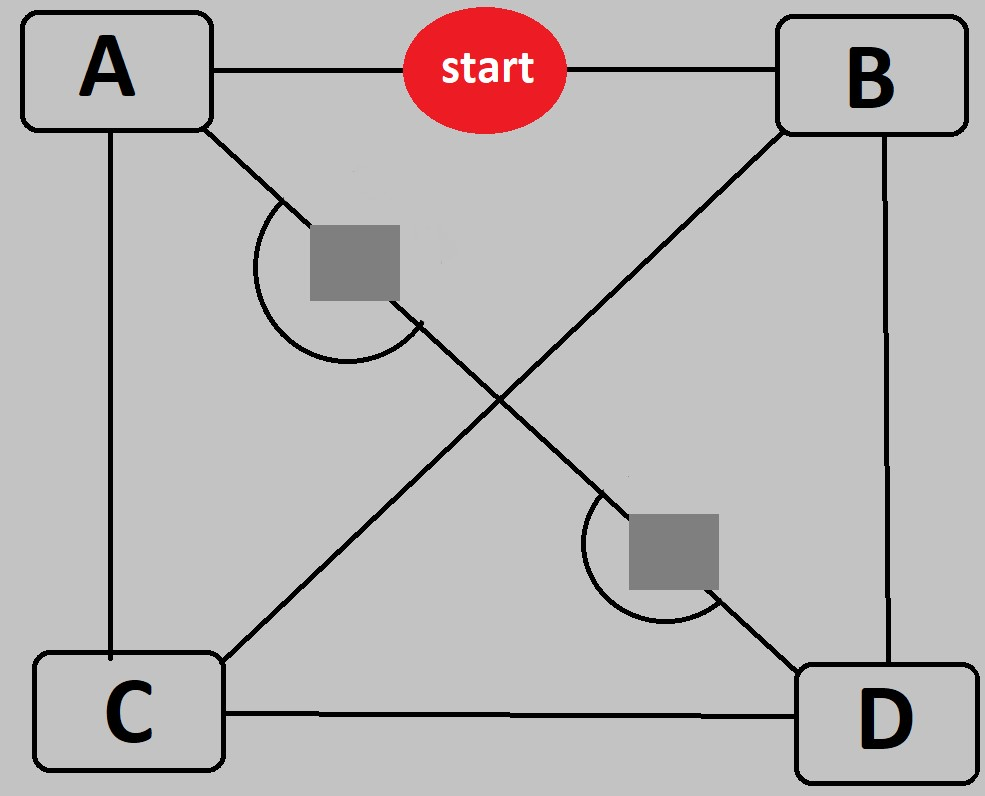
#> input picture deniyoz.jpg, 985 x 796 px
$ python imageplot.py
#> lines starting #> are read from the running program, lines starting #| are printed output that depends on the picture

import matplotlib.pyplot as plt
import matplotlib.image as mpimg
import random

img = mpimg.imread("deniyoz.jpg")
#> img is the input picture: shape (796, 985, 3); mean R, G, B 185.4, 181.3, 181.5
print(img)
#> (printed output is left out)
# plt.axis("off")
plt.imshow(img)

qrx = random.randint(0,800)
qry = random.randint(0,800)
plt.xlim(0,1000)
plt.ylim(0,800)
x = [qrx]
y = [qry]

plt.scatter(x,y,s =250,marker = "^")
plt.show()
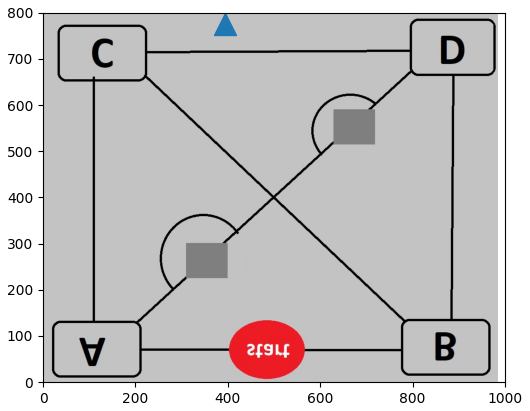
#> figure drawn by matplotlib, 1 panel
